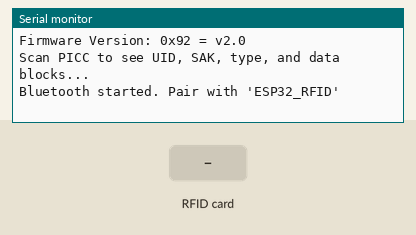
Bench run of a sketch on a simulated ESP32. On the bench: the last lines printed to the serial monitor. The inputs (shaded band) are chosen by the test bench. Nothing arrives over Bluetooth unless stated.

Above: at 3.2 s.
3.3 s: RFID card 5E 7A 19 C4 held to the reader
At 3.9 s:
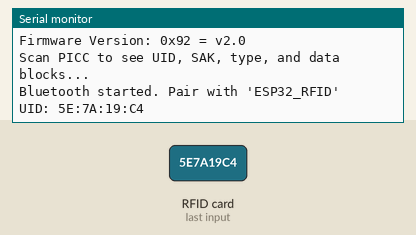
4.8 s: RFID card 5E 7A 19 C4 held to the reader
At 5.2 s:
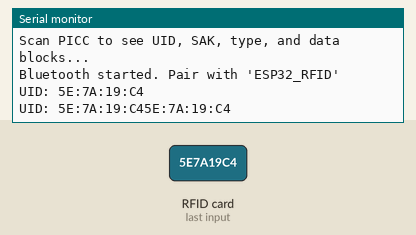
6.3 s: RFID card 5E 7A 19 C4 held to the reader
At 7.8 s:
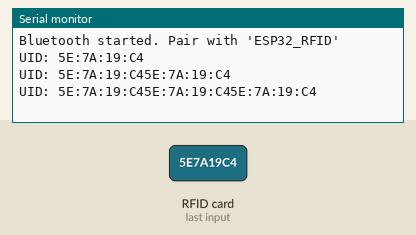

The sketch:

rfid_bt.ino
```cpp
#include <SPI.h>
#include <MFRC522.h>
#include "BluetoothSerial.h"
BluetoothSerial SerialBT;


#define MISO_PIN        12
#define MOSI_PIN        13
#define SCK_PIN         14
#define SS_PIN          15
#define RST_PIN         16

String uidStr;


MFRC522 mfrc522(SS_PIN, RST_PIN);  // Create MFRC522 instance

void setup() {
	delay(2000);
	Serial.begin(115200);		// Initialize serial communications with the PC
	//while (!Serial);		// Do nothing if no serial port is opened (added for Arduinos based on ATMEGA32U4)

	// void SPIClass::begin(sck, miso, mosi, ss)
	SPI.begin(SCK_PIN, MISO_PIN, MOSI_PIN, SS_PIN);			// Init SPI bus
	mfrc522.PCD_Init();		// Init MFRC522
	delay(40);				// Optional delay. Some board do need more time after init to be ready, see Readme
	mfrc522.PCD_DumpVersionToSerial();	// Show details of PCD - MFRC522 Card Reader details
	Serial.println(F("Scan PICC to see UID, SAK, type, and data blocks..."));

  SerialBT.begin("ESP32"); // 這是藍芽裝置名稱
  Serial.println("Bluetooth started. Pair with 'ESP32_RFID'");
}

void loop() {
	// Reset the loop if no new card present on the sensor/reader. This saves the entire process when idle.
	if ( ! mfrc522.PICC_IsNewCardPresent()) {
		return;
	}

	// Select one of the cards
	if ( ! mfrc522.PICC_ReadCardSerial()) {
		return;
	}


  for (byte i = 0; i < mfrc522.uid.size; i++) {
    if (i) uidStr += ":";
    uidStr += String(mfrc522.uid.uidByte[i], HEX);
  }
  uidStr.toUpperCase();

  // 同步到 Serial Monitor
  Serial.println("UID: " + uidStr);
  // **透過藍牙送到電腦**
  SerialBT.println(uidStr);

  mfrc522.PICC_HaltA();
  delay(1000);
}
```

Measured:
- after the input at 3.3 s, the serial monitor: prints a new line at once (image 1)
- after the input at 4.8 s, the serial monitor: prints a new line at once (image 2)
- after the input at 6.3 s, the serial monitor: prints a new line at once (image 3)
